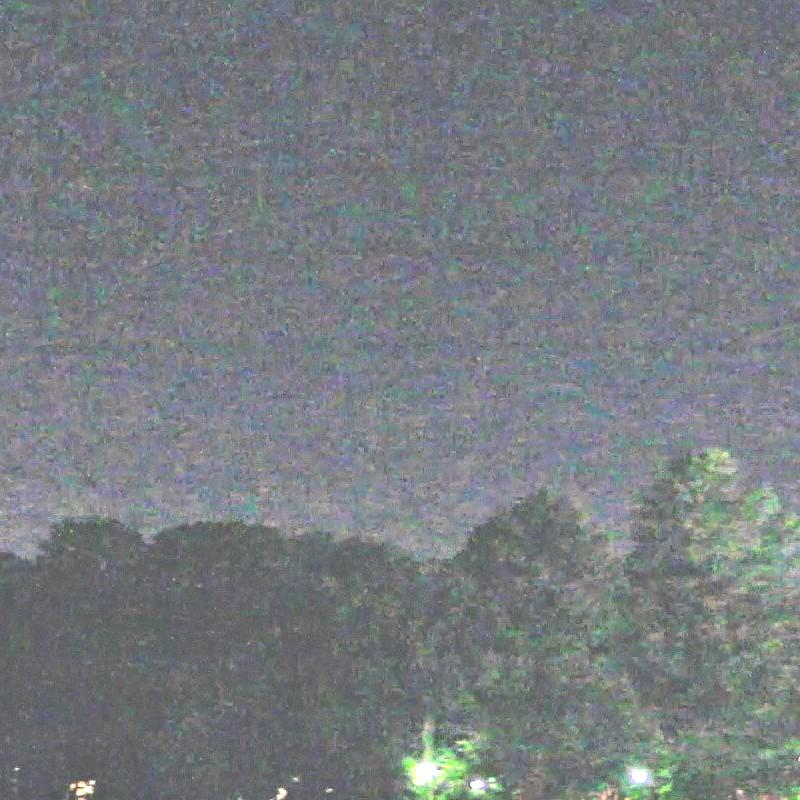
%> input picture lab-5/bright.jpg, 800 x 800 px; the run also reads 1 picture not shown here
$ octave lab5_part2_2.m   (GNU Octave 9; MATLAB toolbox functions it lacks are replaced by stand-ins)
%> lines starting %> are read from the running program, lines starting %| are printed output that depends on the picture
bright=imread("bright.jpg");
%> bright is the input picture: size 800x800x3 uint8; mean R, G, B 119.7, 124.6, 129.1
bright_noise=imread("bright_noise.jpg");

sizef1=[3 3];
R = bright(:,:,1);
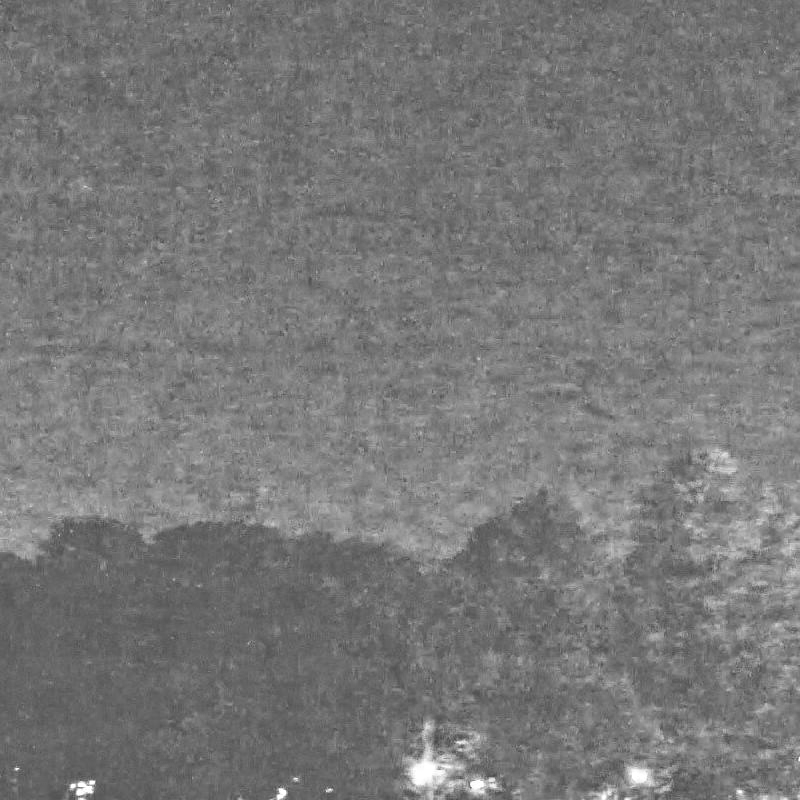
%> R: size 800x800 uint8; min 69, max 255, mean 119.7
G = bright(:,:,2);
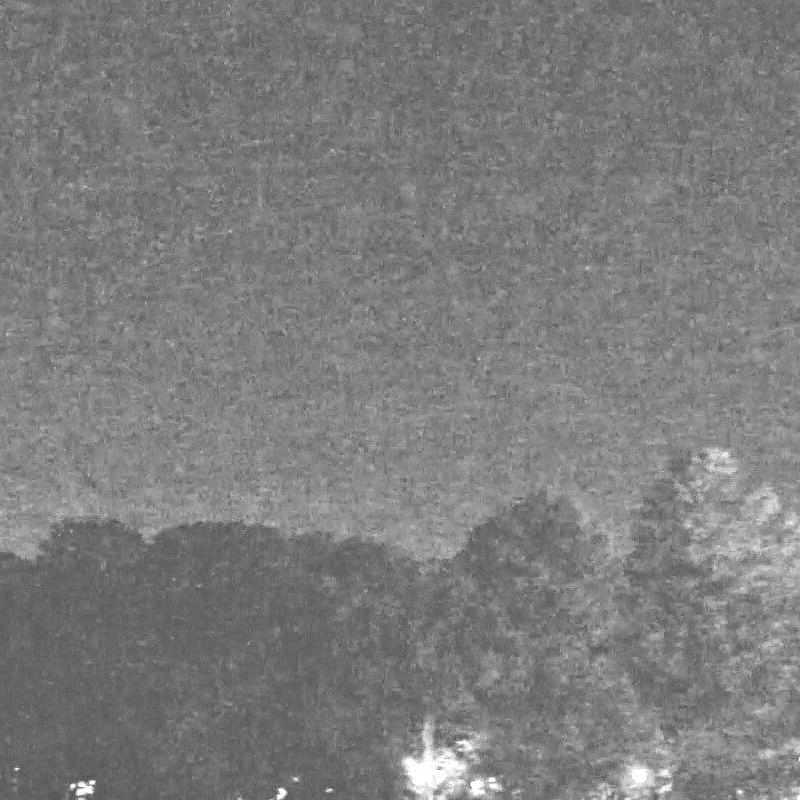
%> G: size 800x800 uint8; min 71, max 255, mean 124.6
B = bright(:,:,3);
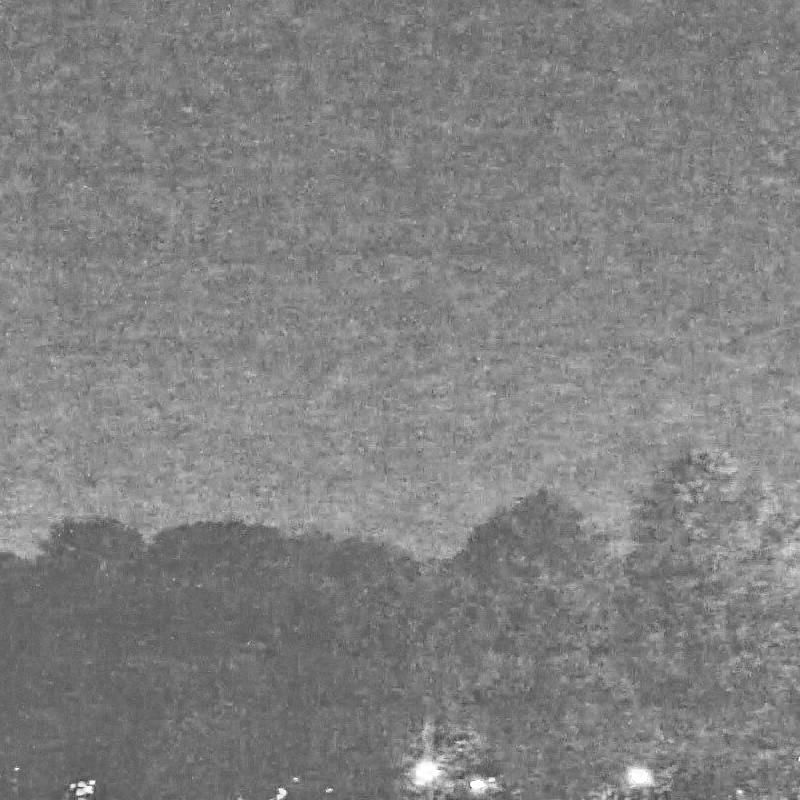
%> B: size 800x800 uint8; min 54, max 255, mean 129.1
R_filtered_bright = medfilt2(R, sizef1);
G_filtered_bright = medfilt2(G, sizef1);
B_filtered_bright = medfilt2(B, sizef1);
filtered_bright = zeros(size(bright), 'uint8');
filtered_bright(:,:,1) = R_filtered_bright;
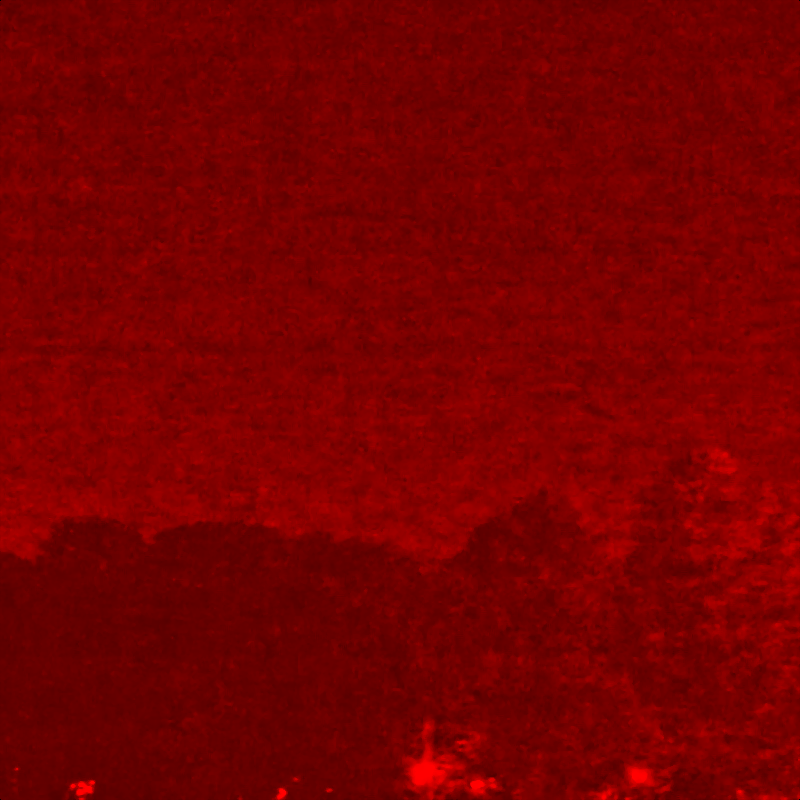
%> filtered_bright: size 800x800x3 uint8; mean R, G, B 119.7, 0, 0
filtered_bright(:,:,2) = G_filtered_bright;
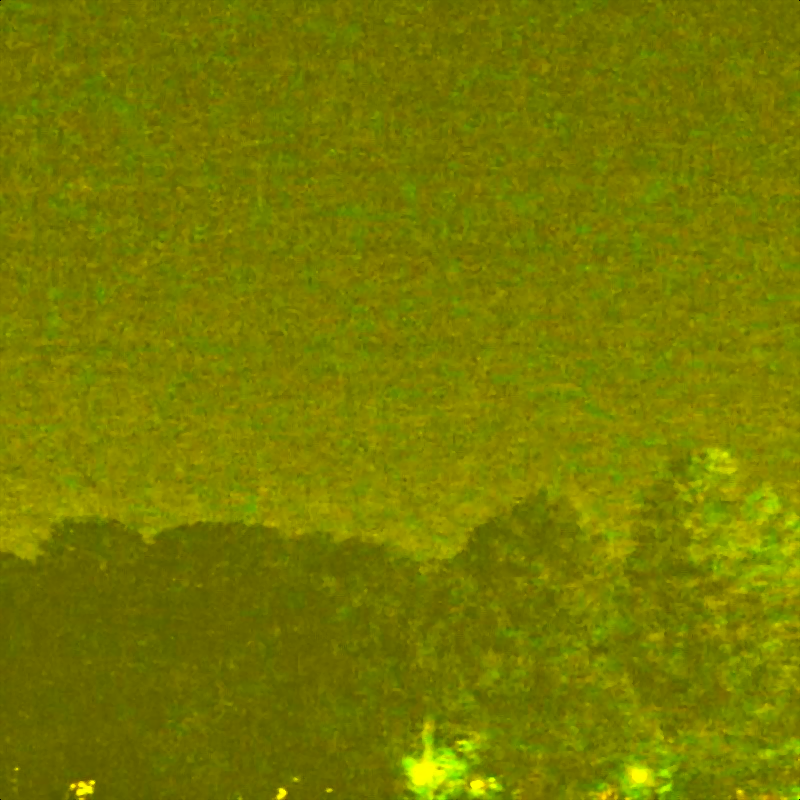
%> filtered_bright: size 800x800x3 uint8; mean R, G, B 119.7, 124.5, 0
filtered_bright(:,:,3) = B_filtered_bright;

subplot(2, 2, 1);
imshow(bright);
title('Высветленное');

subplot(2, 2, 2);
imshow(filtered_bright);
title('Высветленное с фильтром');

sizef2=[5 5];
R = bright_noise(:,:,1);
G = bright_noise(:,:,2);
B = bright_noise(:,:,3);
R_filtered_bright = medfilt2(R, sizef2);
G_filtered_bright = medfilt2(G, sizef2);
B_filtered_bright = medfilt2(B, sizef2);
filtered_bright_noise = zeros(size(bright_noise), 'uint8');
filtered_bright_noise(:,:,1) = R_filtered_bright;
filtered_bright_noise(:,:,2) = G_filtered_bright;
filtered_bright_noise(:,:,3) = B_filtered_bright;

subplot(2, 2, 3);
imshow(bright_noise);
title('Выстветленное с шумом');

subplot(2, 2, 4);
imshow(filtered_bright_noise);
title('Выстветленное с шумом и фильтром');

orig=imread("noised.jpg");
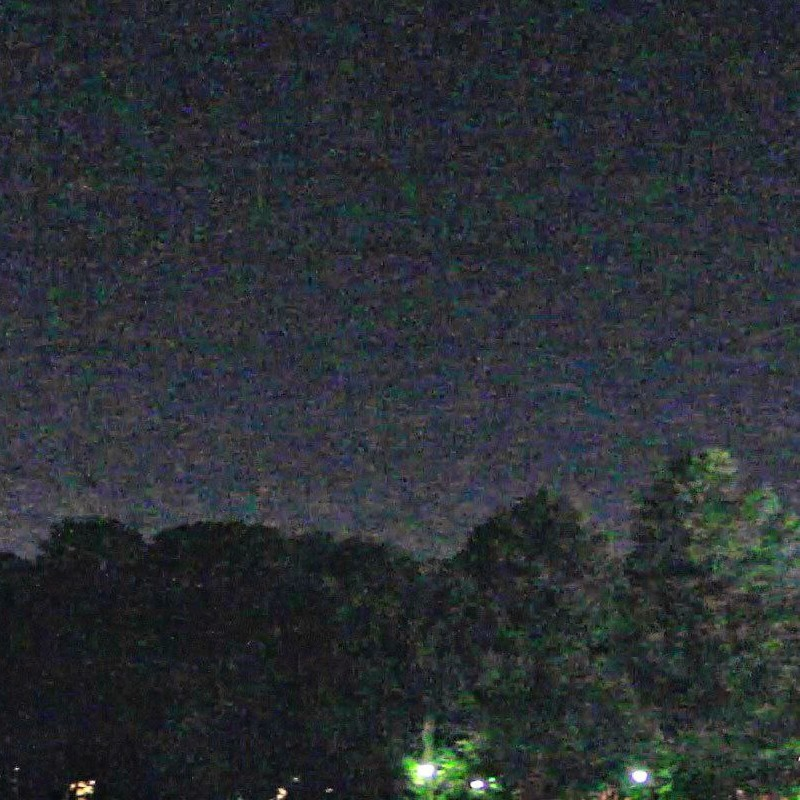
%> input picture lab-5/noised.jpg, 800 x 800 px
%> orig is the input picture: size 800x800x3 uint8; mean R, G, B 42.9, 47.8, 52.3
fprintf('Стандартное отклонение исходного изображения: %.4f\n', std2(orig));
%| Стандартное отклонение исходного изображения: 14.9527
fprintf('Стандартное отклонение НЕ отфильтрованного высветленного изображения: %.4f\n', std2(bright));
%| Стандартное отклонение НЕ отфильтрованного высветленного изображения: 14.3765
fprintf('Стандартное отклонение отфильтрованного высветленного изображения: %.4f\n', std2(filtered_bright));
%| Стандартное отклонение отфильтрованного высветленного изображения: 13.7377
fprintf('Стандартное отклонение НЕ отфильтрованного высветленного изображения с шумом: %.4f\n', std2(bright_noise));
%| Стандартное отклонение НЕ отфильтрованного высветленного изображения с шумом: 19.2482
fprintf('Стандартное отклонение отфильтрованного высветленного изображения с шумом: %.4f\n', std2(filtered_bright_noise));
%| Стандартное отклонение отфильтрованного высветленного изображения с шумом: 13.3748
